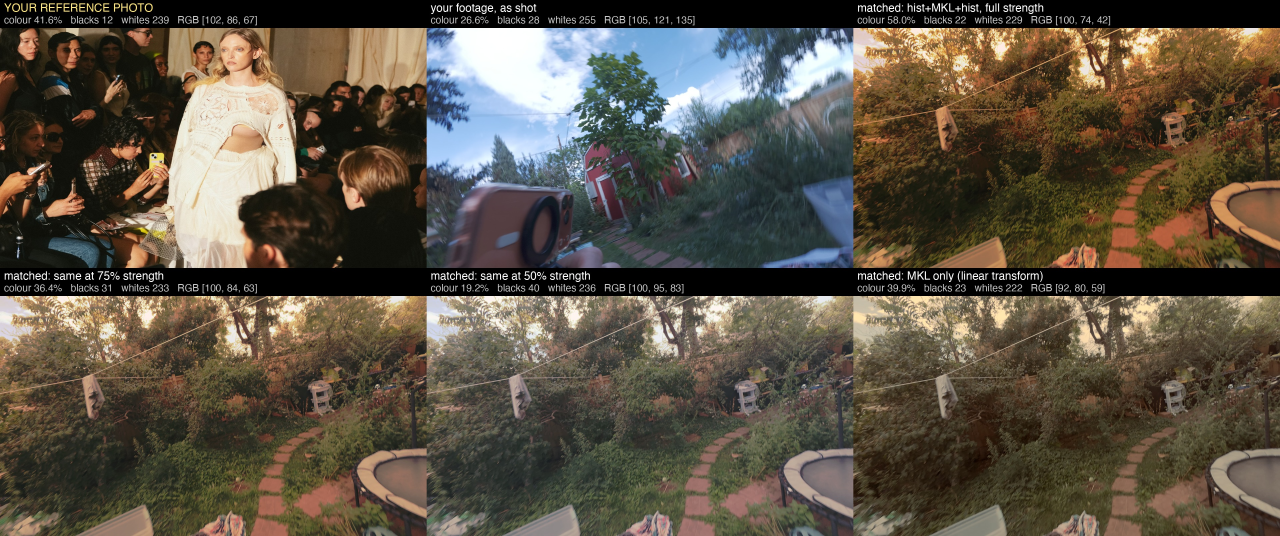
#> input picture jobs/film-look-mini/evidence/2026-09-19-osmo-0002-matched-to-reference-photo.jpg, 3840 x 1608 px (shown at 1/3 size)
$ python match_reference.py evidence/2026-09-19-osmo-0002-matched-to-reference-photo.jpg evidence/2026-09-17-osmo-dji-0014-4k-pixels-1080p-detail-crops.jpg evidence/2026-09-17-osmo-dji-0014-4k-pixels-1080p-detail-crops.jpg
#> lines starting #> are read from the running program, lines starting #| are printed output that depends on the picture
#!/usr/bin/env python3
"""Matches a clip's colour to a REFERENCE PHOTO Ryan likes, and bakes the match into a
3D LUT that Resolve applies to the whole clip.

Ryan, 2026-09-19: "Would you be able to match color grading from photos that I like the
color grading on?" Yes, and it is a solved problem class: statistical colour transfer,
Reinhard 2001 and Pitie's Monge-Kantorovich linear (MKL) transform.

PRIOR ART: the transfer itself is `color-matcher` (hahnec/color-matcher, PyPI 0.6.0,
methods mkl / reinhard / hm / mvgd / hm-mkl-hm). Nothing here re-implements it. This file
does the two things that library does not: it RECOVERS the fitted transform so it can be
applied to points the reference never contained, and it writes the result as a .cube.

Why a LUT and not just the transferred frame: `color-matcher` maps one image to another.
A film needs the same mapping on every frame, so the fitted transform is applied to an
identity lattice and written as a 33^3 .cube, which Resolve puts on colour node 1 through
the same SetLUT call the print stocks use.

How the transform is recovered: MKL and Reinhard are AFFINE in RGB, so running the library
on the frame and solving least-squares for the 3x4 matrix that maps source pixels to result
pixels recovers the fit exactly. The residual is printed; if it is not near zero the method
was not affine (hist matching is not) and the tool falls back to per-channel curves.

    python3 match_reference.py <reference.jpg> <source-frame.png> <out.cube>
                               [--method mkl|reinhard|hm-mkl-hm] [--strength 0-1] [--size 33]

Writer: this file. Reader: dctl_film_mini.py --print-lut, and Resolve's LUT folder.
Fails when wrong: the residual line prints a large number, which means the baked LUT does
not reproduce the library's own result and must not be trusted.
"""
import os
import sys

import numpy as np
from PIL import Image
from color_matcher import ColorMatcher


def arg(flag, default=None):
    return sys.argv[sys.argv.index(flag) + 1] if flag in sys.argv else default


REF, SRC, OUT = sys.argv[1], sys.argv[2], sys.argv[3]
METHOD = arg("--method", "mkl")
STRENGTH = float(arg("--strength", "1.0"))
N = int(arg("--size", "33"))


def load(path, longest=900):
#> called with longest = 900
    im = Image.open(path).convert("RGB")
#> im is the input picture: PIL image 3840x1608 RGB; mean R, G, B 91.2, 82.4, 68.9
    im.thumbnail((longest, longest), Image.LANCZOS)   # statistics, not detail
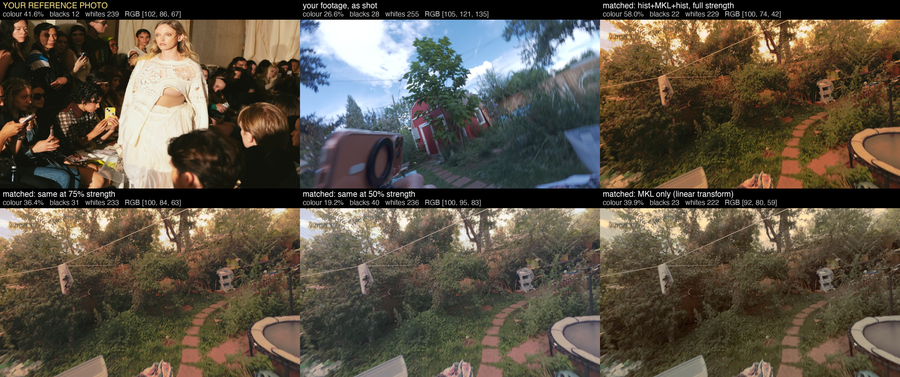
#> im: PIL image 900x377 RGB; mean R, G, B 91.5, 82.7, 69.1
    return np.asarray(im).astype(np.float64) / 255.0


ref, src = load(REF), load(SRC)
#> call 2 of load, with longest = 900
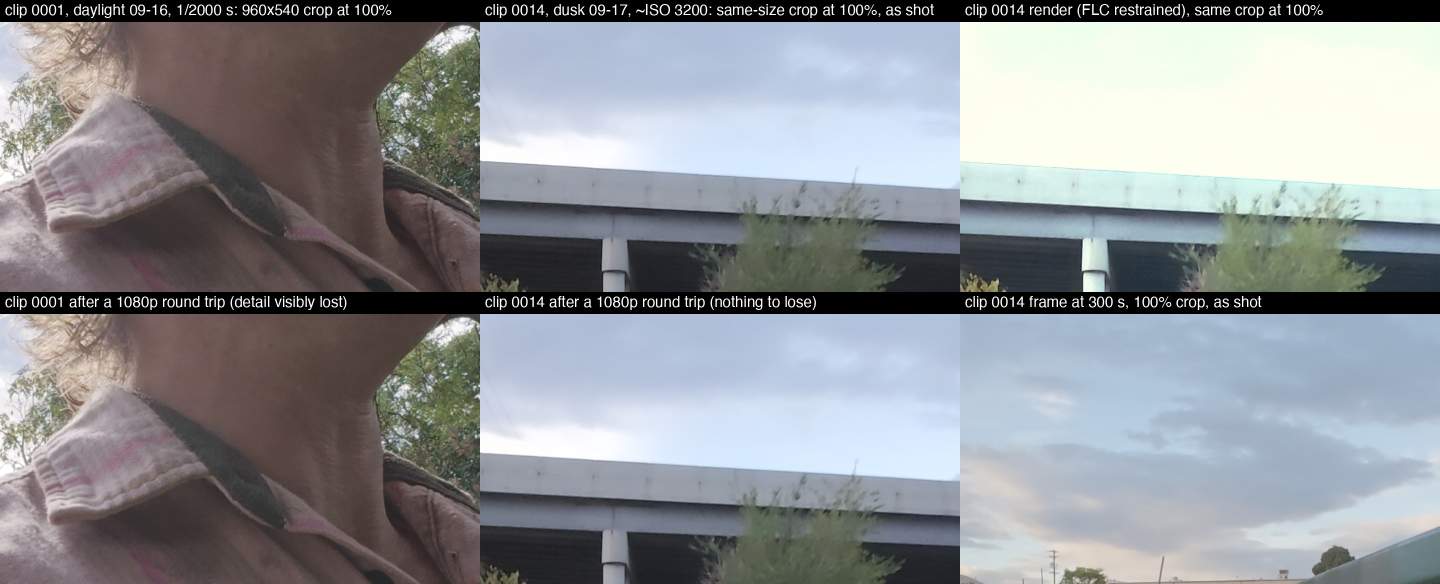
#> input picture jobs/film-look-mini/evidence/2026-09-17-osmo-dji-0014-4k-pixels-1080p-detail-crops.jpg, 2880 x 1168 px (shown at 1/2 size)
#> in load, im is the input picture: PIL image 2880x1168 RGB; mean R, G, B 141.3, 144.3, 148.1
#> in load (call 2), `im.thumbnail((longest, longest), Image.LANCZOS)`:
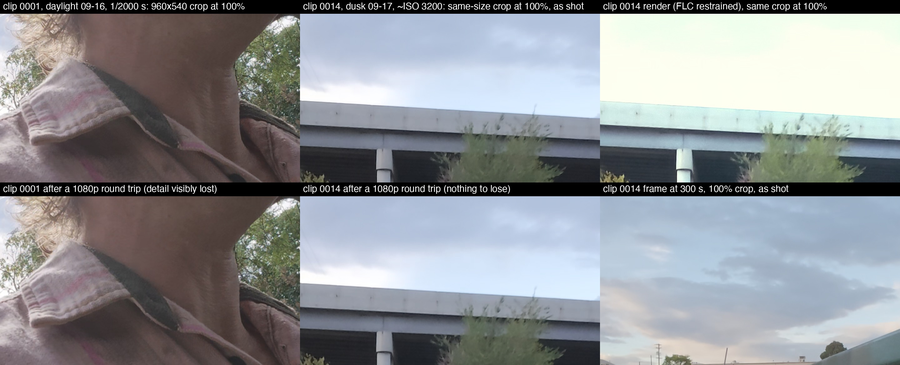
#> im: PIL image 900x365 RGB; mean R, G, B 141.5, 144.5, 148.3
#> (the run stopped early here; a loop or call above may not have finished)
